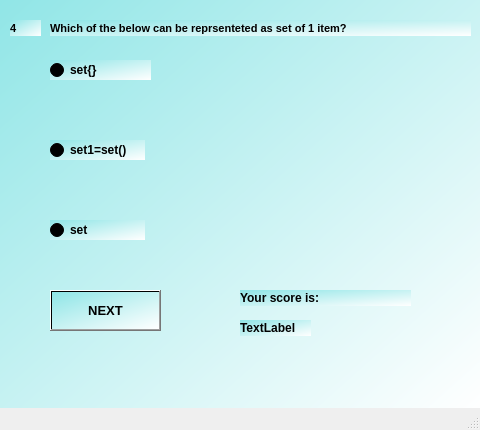
<?xml version="1.0" encoding="UTF-8"?>
<ui version="4.0">
 <class>MainWindow8</class>
 <widget class="QMainWindow" name="MainWindow8">
  <property name="geometry">
   <rect>
    <x>0</x>
    <y>0</y>
    <width>480</width>
    <height>430</height>
   </rect>
  </property>
  <property name="windowTitle">
   <string>MainWindow</string>
  </property>
  <widget class="QWidget" name="centralwidget">
   <widget class="QWidget" name="widget" native="true">
    <property name="geometry">
     <rect>
      <x>0</x>
      <y>-20</y>
      <width>480</width>
      <height>430</height>
     </rect>
    </property>
    <property name="styleSheet">
     <string notr="true">background-color:qlineargradient(spread:pad, x1:0, y1:0, x2:1, y2:1, stop:0 rgba(142, 229, 230, 255), stop:1 rgba(255, 255, 255, 255))</string>
    </property>
    <widget class="QLabel" name="label">
     <property name="geometry">
      <rect>
       <x>10</x>
       <y>40</y>
       <width>31</width>
       <height>16</height>
      </rect>
     </property>
     <property name="font">
      <font>
       <pointsize>8</pointsize>
       <weight>75</weight>
       <bold>true</bold>
      </font>
     </property>
     <property name="text">
      <string>4</string>
     </property>
    </widget>
    <widget class="QLabel" name="label_2">
     <property name="geometry">
      <rect>
       <x>50</x>
       <y>40</y>
       <width>421</width>
       <height>16</height>
      </rect>
     </property>
     <property name="font">
      <font>
       <pointsize>8</pointsize>
       <weight>75</weight>
       <bold>true</bold>
      </font>
     </property>
     <property name="text">
      <string>Which of the below can be reprsenteted as set of 1 item?</string>
     </property>
    </widget>
    <widget class="QRadioButton" name="radioButton">
     <property name="geometry">
      <rect>
       <x>50</x>
       <y>80</y>
       <width>101</width>
       <height>20</height>
      </rect>
     </property>
     <property name="font">
      <font>
       <weight>75</weight>
       <bold>true</bold>
      </font>
     </property>
     <property name="text">
      <string>set{}</string>
     </property>
    </widget>
    <widget class="QRadioButton" name="radioButton_2">
     <property name="geometry">
      <rect>
       <x>50</x>
       <y>160</y>
       <width>95</width>
       <height>20</height>
      </rect>
     </property>
     <property name="font">
      <font>
       <weight>75</weight>
       <bold>true</bold>
      </font>
     </property>
     <property name="text">
      <string>set1=set()</string>
     </property>
    </widget>
    <widget class="QRadioButton" name="radioButton_3">
     <property name="geometry">
      <rect>
       <x>50</x>
       <y>240</y>
       <width>95</width>
       <height>20</height>
      </rect>
     </property>
     <property name="font">
      <font>
       <weight>75</weight>
       <bold>true</bold>
      </font>
     </property>
     <property name="text">
      <string>set</string>
     </property>
    </widget>
    <widget class="QPushButton" name="NEXT">
     <property name="geometry">
      <rect>
       <x>50</x>
       <y>310</y>
       <width>111</width>
       <height>41</height>
      </rect>
     </property>
     <property name="font">
      <font>
       <pointsize>10</pointsize>
       <weight>75</weight>
       <bold>true</bold>
      </font>
     </property>
     <property name="text">
      <string>NEXT</string>
     </property>
    </widget>
    <widget class="QLabel" name="label_3">
     <property name="geometry">
      <rect>
       <x>240</x>
       <y>310</y>
       <width>171</width>
       <height>16</height>
      </rect>
     </property>
     <property name="font">
      <font>
       <weight>75</weight>
       <bold>true</bold>
      </font>
     </property>
     <property name="text">
      <string>Your score is:</string>
     </property>
    </widget>
    <widget class="QLabel" name="label_4">
     <property name="geometry">
      <rect>
       <x>240</x>
       <y>340</y>
       <width>71</width>
       <height>16</height>
      </rect>
     </property>
     <property name="font">
      <font>
       <weight>75</weight>
       <bold>true</bold>
      </font>
     </property>
     <property name="text">
      <string>TextLabel</string>
     </property>
    </widget>
   </widget>
  </widget>
  <widget class="QMenuBar" name="menubar">
   <property name="geometry">
    <rect>
     <x>0</x>
     <y>0</y>
     <width>480</width>
     <height>26</height>
    </rect>
   </property>
  </widget>
  <widget class="QStatusBar" name="statusbar"/>
 </widget>
 <resources/>
 <connections/>
</ui>
